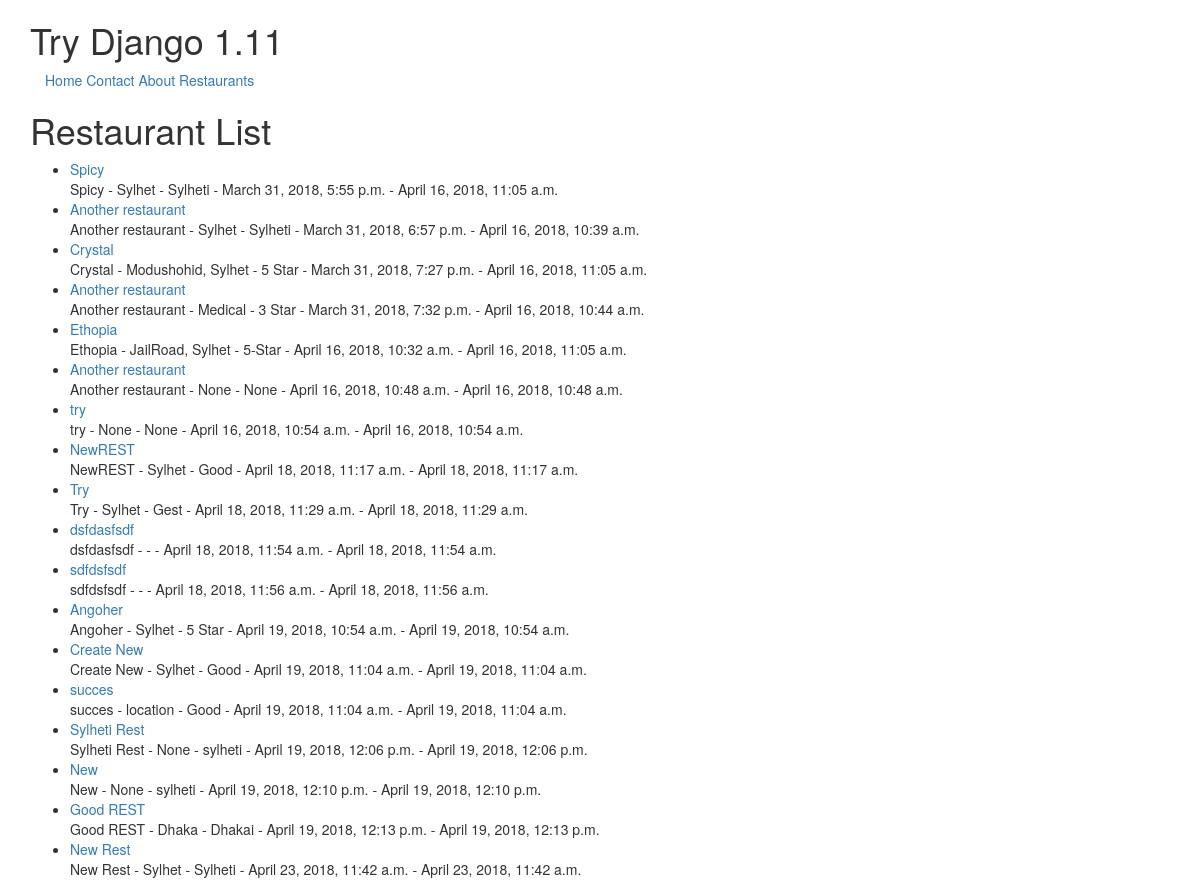
/restaurants/, run on an earlier commit of the app's database.
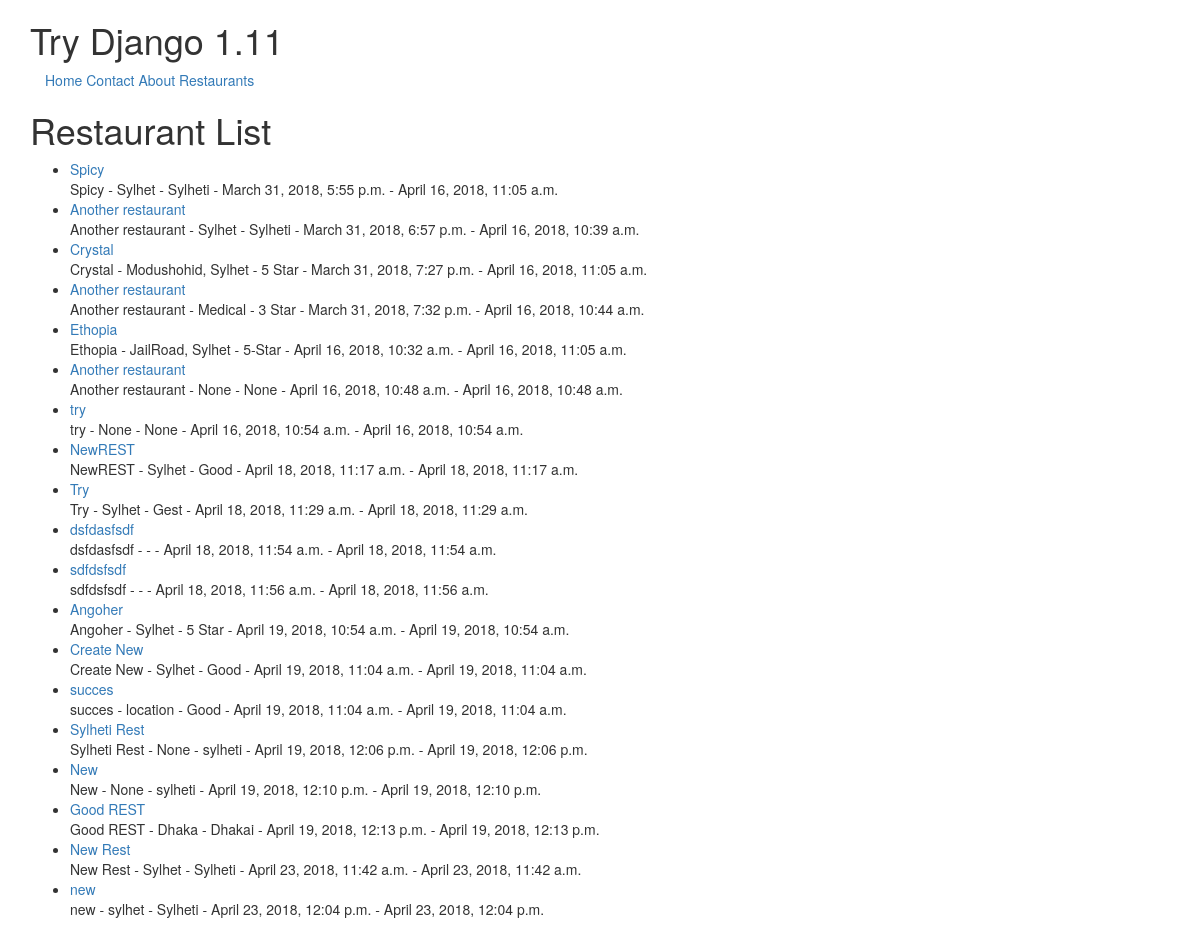
And on a later commit of the database.
### restaurants/models.py (models this page shows, shortened)
class Restaurant(models.Model):
    owner            = models.ForeignKey(User)
    name            = models.CharField(max_length=100)
    location        = models.CharField(max_length=255, null=True, blank=True)
    category        = models.CharField(max_length=255, null=True, blank=True, validators=[validate_caterogy])
    timestamp       = models.DateTimeField(auto_now_add=True)   # Saves automatically and does not allow to make changes
    updated         = models.DateTimeField(auto_now=True)       # Saves automatically and does not allow to make changes
    slug            = models.SlugField(null=True, blank=True)
    def __str__(self):
        return self.name

### restaurants/views.py (the view)
# urls.py: url(r'^restaurants/$', RestaurantListView.as_view()),
class RestaurantListView(ListView):
    def get_queryset(self):
        slug = self.kwargs.get('slug')
        if slug:
            queryset = Restaurant.objects.filter(
                Q(category_iexact=slug) |
                Q(category_icontains=slug)
            )
        else:
            queryset = Restaurant.objects.all()
        return queryset

### templates/restaurants/restaurant_list.html (shortened to what this page needs)
{% extends 'base.html' %}
{% block content %}
<h1>Restaurant List</h1>
<ul>
    {% for obj in object_list %}
    <li><a href="{{ obj.slug }}">{{ obj }}</a>
        <br>{{ obj.name }} - {{ obj.location }} - {{ obj.category }} - {{ obj.timestamp }} - {{ obj.updated }}</li>
    {% endfor %}
</ul>
{% endblock content %}

### templates/base.html (shortened to what this page needs)
<!DOCTYPE html>
<html lang=en>
<head>
    {% include 'snippets/css.html' %}
</head>
<body>
    <div class="container">
    {% block header %}
        <h1>Try Django 1.11</h1>
    {% endblock header %}
    {% include 'snippets/nav.html' %}
    {% block content %}{% endblock content %}
    </div>
</body>
</html>

### templates/snippets/css.html (shortened to what this page needs)
<link href="https://maxcdn.bootstrapcdn.com/bootstrap/3.3.7/css/bootstrap.min.css" rel="stylesheet">

### templates/snippets/nav.html
<div class="container">
    <a href="/">Home</a>
    <a href="/contact/">Contact</a>
    <a href="/about/">About</a>
    <a href="/restaurants/">Restaurants</a>
</div>

What changed in the data, as far as the page shows it:
added Restaurant: name "new", location "sylhet", category "Sylheti", timestamp "April 23, 2018, 12:04 p.m.", updated "April 23, 2018, 12:04 p.m."
